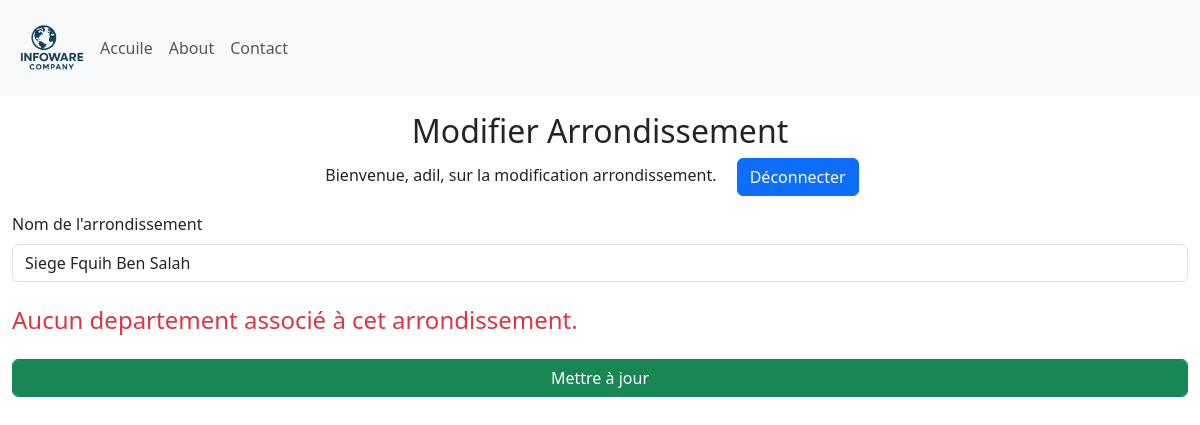
/update_arrondissement/1 (signed in), run on an earlier commit of the app's database.
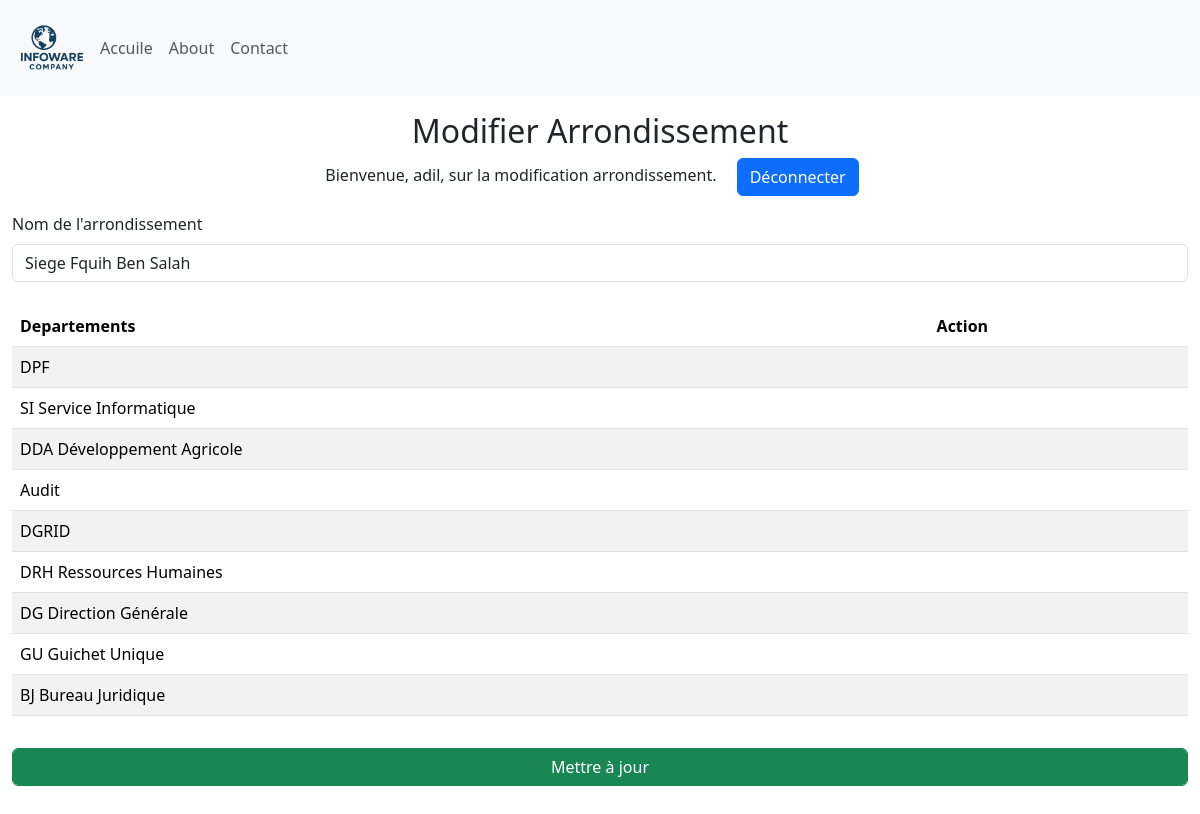
And on a later commit of the database.
### Site/models.py (models this page shows, shortened)
class Arondissement(db.Model):
    id = db.Column(db.Integer, primary_key=True)
    arondissement = db.Column(db.String(25), unique=True, nullable=False)
    departement = db.relationship('Departement', backref='Departement', lazy=True)

class Departement(db.Model):
    id = db.Column(db.Integer, primary_key=True)
    departement = db.Column(db.String(25), unique=True, nullable=False)
    arondissement = db.Column(db.Integer, db.ForeignKey('arondissement.id'), nullable=False)

### Site/dashbord/arrondissement.py (the view)
@arrondissement.route('/update_arrondissement/<int:arrondissement_id>', methods=['GET', 'POST'])
def update_arrondissement(arrondissement_id):
    if 'user' not in session:
        return redirect(url_for('admin.admin'))
    arrondissement = Arondissement.query.get_or_404(arrondissement_id)
    if request.method == 'POST':
        new_name = request.form.get('arrondissementName')
        if new_name:
            arrondissement.arondissement = new_name
            db.session.commit()
            return redirect(url_for('arrondissement.manage_Arrondissements'))
    return render_template('update_arondissement.html', name=session['user'], arrondissement=arrondissement, departements=arrondissement.departement)

### Site/templates/update_arondissement.html (shortened to what this page needs)
{% extends 'base.html' %}
{% block body %}
<div class="container-fluid">
    <div class="row">
        <div class="col-12  my-3">
            <div class="text-center">
                <h2>Modifier Arrondissement</h2>
                <p>Bienvenue, {{ name }}, sur la modification arrondissement. <a class="mx-3 btn btn-primary" href="{{ url_for('admin.logout') }}"">Déconnecter</a></p>
            </div>
           <form method="POST">
                <div class="mb-3">
                    <label for="arrondissementName" class="form-label">Nom de l'arrondissement</label>
                    <input type="text" class="form-control" id="arrondissementName" name="arrondissementName" value="{{ arrondissement.arondissement }}" required>
                </div>
                {% if departements %}
                <table class="table table-striped mt-4 ">
                    <thead>
                        <tr>
                          <th scope="col">Departements</th>
                          <th scope="col">Action</th>
                        </tr>
                      </thead>
                      <tbody>
                        {% for departement in departements %}
                        <tr>
                          <td>{{ departement.departement }}</td>
                          <td>
                          </td>
                        </tr>
                        {% endfor %}
                </table>
                {% else %}
                <p class="mt-4 text-danger h4">Aucun departement associé à cet arrondissement.</p>
                {% endif %}
                <div class="mb-3">
                    <input type="submit" class="form-control btn btn-success mt-3" value="Mettre à jour">
                </div>
            </form>
        </div>
    </div>
</div>
{% endblock %}

### Site/templates/base.html (shortened to what this page needs)
<!DOCTYPE html>
<html lang="fr">
<head>
    <link href="https://cdn.jsdelivr.net/npm/bootstrap@5.3.8/dist/css/bootstrap.min.css" rel="stylesheet">
    <link rel="stylesheet" href={{url_for('static', filename='style.css')}}>
</head>
<body>
    <nav class="navbar navbar-expand-lg bg-light" >
        <div class="container-fluid" >
          <img width="80px" src="{{url_for('static', filename='logo.png')}}" alt="logo">
          <div class="collapse navbar-collapse" id="navbarNav">
            <ul class="navbar-nav">
              <li class="nav-item">
                <a class="nav-link"  href="{{ url_for('main.home') }}">Accuile</a>
              </li>
              <li class="nav-item">
                <a class="nav-link" href={{ url_for('about.about_page') }}>About</a>
              </li>
              <li class="nav-item">
                <a class="nav-link" href="#">Contact</a>
              </li>
            </ul>
          </div>
        </div>
      </nav>
      {% block body %}{% endblock %}
</body>
</html>

### Site/static/style.css (style rules this page uses)
* { margin: 0; padding: 0; box-sizing: border-box; }
:root { --primary-color: #0056b3; --secondary-color: #f8f9fa; --text-color: #333; --highlight-color: #007bff; }
body { font-family: 'Segoe UI', Tahoma, Geneva, Verdana, sans-serif; }

What changed in the data, as far as the page shows it:
added Departement: departement "DPF"
added Departement: departement "SI Service Informatique"
added Departement: departement "DDA Développement Agricole"
added Departement: departement "Audit"
added Departement: departement "DGRID"
added Departement: departement "DRH Ressources Humaines"
added Departement: departement "DG Direction Générale"
added Departement: departement "GU Guichet Unique"
added Departement: departement "BJ Bureau Juridique"
Also different on the page:
text no longer shown: "Aucun departement associé à cet arrondissement."
text now shown: "Departements Action"
